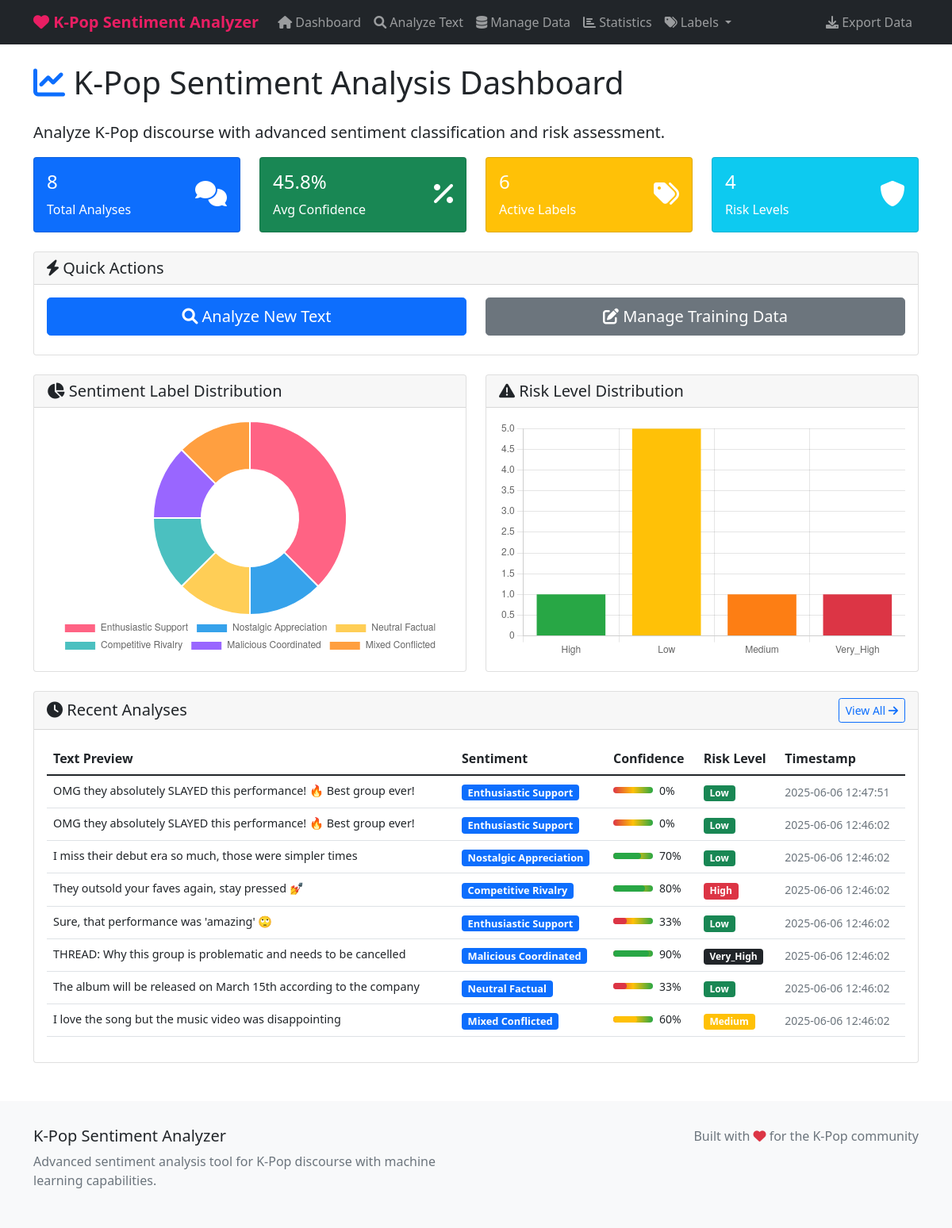
Before: / with the older database file.
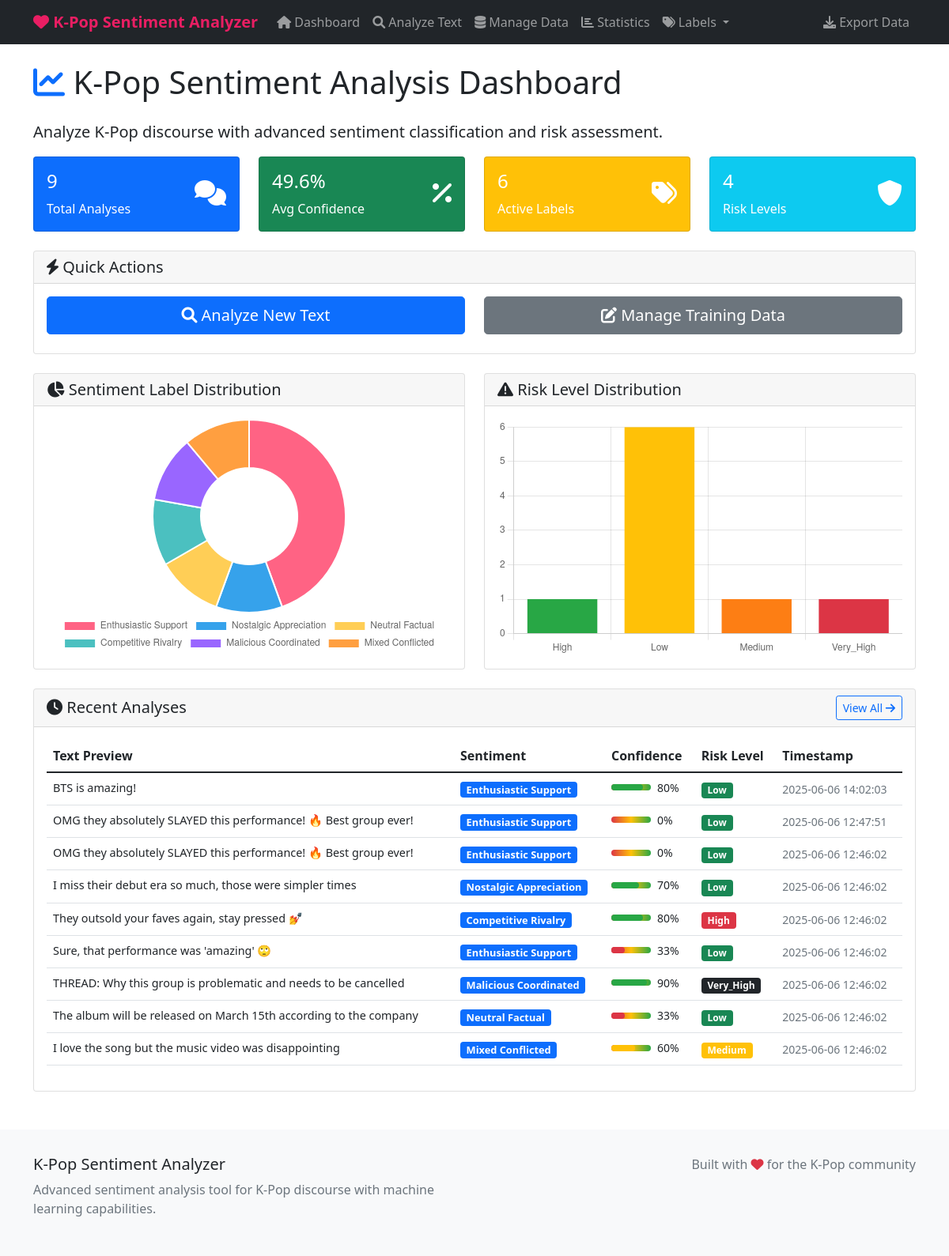
After: the same page with the newer database file.
### tables this page shows
CREATE TABLE sentiment_analysis (
                id INTEGER PRIMARY KEY AUTOINCREMENT,
                text TEXT NOT NULL,
                predicted_label INTEGER NOT NULL,
                confidence REAL NOT NULL,
                label_name TEXT NOT NULL,
                risk_level TEXT NOT NULL,
                reasoning TEXT,
                metadata TEXT,
                timestamp DATETIME DEFAULT CURRENT_TIMESTAMP,
                user_corrected_label INTEGER,
                is_verified BOOLEAN DEFAULT FALSE
            );

### app.py (the view)
@app.route('/')
def index():
    stats = analyzer.get_statistics()
    recent_analyses = analyzer.get_analysis_history(limit=10)
    return render_template('index.html', stats=stats, recent_analyses=recent_analyses)

### sentiment_analyzer.py (called while the page is built)
    def get_analysis_history(self, limit: int = 100) -> List[Dict]:
        conn = sqlite3.connect(self.db_path)
        cursor = conn.cursor()
        cursor.execute('''
            SELECT * FROM sentiment_analysis
            ORDER BY timestamp DESC
            LIMIT ?
        ''', (limit,))
        columns = [description[0] for description in cursor.description]
        results = [dict(zip(columns, row)) for row in cursor.fetchall()]
        conn.close()
        return results

### templates/index.html (shortened to what the changed rows need)
{% extends "base.html" %}
{% block content %}
<div class="row">
    <div class="col-12">
        <h1 class="mb-4">
            <i class="fas fa-chart-line text-primary"></i>
            K-Pop Sentiment Analysis Dashboard
        </h1>
    </div>
</div>
<div class="row mb-4">
    <div class="col-md-3">
        <div class="card bg-primary text-white">
            <div class="card-body">
                <div class="d-flex justify-content-between">
                    <div>
                        <h4>{{ stats.total_analyses }}</h4>
                        <p class="mb-0">Total Analyses</p>
                    </div>
                </div>
            </div>
        </div>
    </div>
    <div class="col-md-3">
        <div class="card bg-success text-white">
            <div class="card-body">
                <div class="d-flex justify-content-between">
                    <div>
                        <h4>{{ "%.1f"|format(stats.average_confidence * 100) }}%</h4>
                        <p class="mb-0">Avg Confidence</p>
                    </div>
                </div>
            </div>
        </div>
    </div>
</div>
<div class="row mb-4">
    <div class="col-md-6">
        <div class="card">
            <div class="card-body">
                {% if stats.label_distribution %}
                    <canvas id="labelChart" width="400" height="300"></canvas>
                {% else %}
                    <p class="text-muted">No data available yet. Start analyzing some text!</p>
                {% endif %}
            </div>
        </div>
    </div>
    <div class="col-md-6">
        <div class="card">
            <div class="card-body">
                {% if stats.risk_distribution %}
                    <canvas id="riskChart" width="400" height="300"></canvas>
                {% else %}
                    <p class="text-muted">No data available yet. Start analyzing some text!</p>
                {% endif %}
            </div>
        </div>
    </div>
</div>
<div class="row">
    <div class="col-12">
        <div class="card">
            <div class="card-body">
                {% if recent_analyses %}
                    <div class="table-responsive">
                        <table class="table table-hover">
                            <thead>
                                <tr>
                                    <th>Text Preview</th>
                                    <th>Sentiment</th>
                                    <th>Confidence</th>
                                    <th>Risk Level</th>
                                    <th>Timestamp</th>
                                </tr>
                            </thead>
                            <tbody>
                                {% for analysis in recent_analyses %}
                                <tr>
                                    <td>
                                        <div class="text-preview">
                                            {{ analysis.text[:100] }}{% if analysis.text|length > 100 %}...{% endif %}
                                        </div>
                                    </td>
                                    <td>
                                        <span class="badge bg-primary label-badge">
                                            {{ analysis.label_name.replace('_', ' ').title() }}
                                        </span>
                                    </td>
                                    <td>
                                        <div class="d-flex align-items-center">
                                            <div class="confidence-bar me-2" style="width: 50px; position: relative;">
                                                <div style="width: {{ analysis.confidence * 100 }}%; height: 100%; background:
                                                    {% if analysis.confidence >= 0.7 %}#28a745
                                                    {% elif analysis.confidence >= 0.5 %}#ffc107
                                                    {% else %}#dc3545{% endif %}; border-radius: 4px;"></div>
                                            </div>
                                            <small>{{ "%.0f"|format(analysis.confidence * 100) }}%</small>
                                        </div>
                                    </td>
                                    <td>
                                        <span class="badge
                                            {% if analysis.risk_level == 'low' %}bg-success
                                            {% elif analysis.risk_level == 'medium' %}bg-warning
                                            {% elif analysis.risk_level == 'high' %}bg-danger
                                            {% else %}bg-dark{% endif %}">
                                            {{ analysis.risk_level.title() }}
                                        </span>
                                    </td>
                                    <td>
                                        <small class="text-muted">{{ analysis.timestamp }}</small>
                                    </td>
                                </tr>
                                {% endfor %}
                            </tbody>
                        </table>
                    </div>
                {% endif %}
            </div>
        </div>
    </div>
</div>
{% endblock %}
{% block scripts %}
<script>
// Label Distribution Chart
{% if stats.label_distribution %}
const labelCtx = document.getElementById('labelChart').getContext('2d');
const labelChart = new Chart(labelCtx, {
    type: 'doughnut',
    data: {
        labels: [{% for label in stats.label_distribution %}'{{ label[1].replace("_", " ").title() }}'{% if not loop.last %},{% endif %}{% endfor %}],
        datasets: [{
            data: [{% for label in stats.label_distribution %}{{ label[2] }}{% if not loop.last %},{% endif %}{% endfor %}],
            backgroundColor: [
                '#FF6384', '#36A2EB', '#FFCE56', '#4BC0C0', '#9966FF',
                '#FF9F40', '#FF6384', '#C9CBCF', '#4BC0C0', '#FF6384'
            ]
        }]
    },
    options: {
        responsive: true,
        maintainAspectRatio: false,
        plugins: {
            legend: {
                position: 'bottom'
            }
        }
    }
});
{% endif %}
// Risk Distribution Chart
{% if stats.risk_distribution %}
const riskCtx = document.getElementById('riskChart').getContext('2d');
const riskChart = new Chart(riskCtx, {
    type: 'bar',
    data: {
        labels: [{% for risk in stats.risk_distribution %}'{{ risk[0].title() }}'{% if not loop.last %},{% endif %}{% endfor %}],
        datasets: [{
            label: 'Count',
            data: [{% for risk in stats.risk_distribution %}{{ risk[1] }}{% if not loop.last %},{% endif %}{% endfor %}],
            backgroundColor: [
                '#28a745', '#ffc107', '#fd7e14', '#dc3545'
            ]
        }]
    },
    options: {
        responsive: true,
        maintainAspectRatio: false,
        scales: {
            y: {
                beginAtZero: true
            }
        },
        plugins: {
            legend: {
                display: false
            }
        }
    }
});
{% endif %}
</script>
{% endblock %}

Changed rows visible on the page:
added sentiment_analysis: text "BTS is amazing!", label_name.replace "Enthusiastic Support", analysis.confidence*100 "80", risk_level "Low", timestamp "2025-06-06 14:02:03"
Other visible differences:
{{ stats.total_analyses }}: "8" → "9"
{{ "%.1f"|format(stats.average_confidence * 100) }}: "45.8" → "49.6"
chart data {{ label[2] }}: 3, 1, 1, 1, 1, 1 → 4, 1, 1, 1, 1, 1
chart data {{ risk[1] }}: 1, 5, 1, 1 → 1, 6, 1, 1
